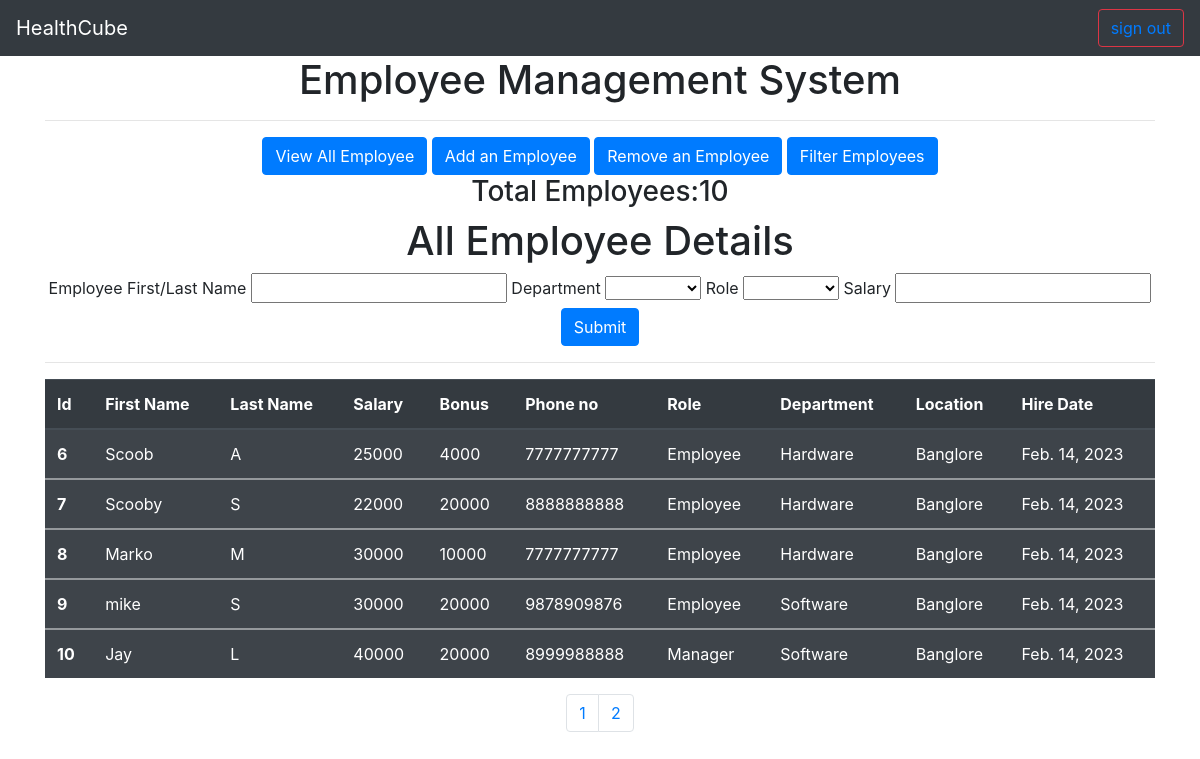
Page /all_emply/2/ on the committed database.
### Home/models.py (models this page shows, shortened)
class Employee(models.Model):
    first_name=models.CharField(max_length=100,null=False)
    last_name=models.CharField(max_length=100)
    dept=models.ForeignKey(Department, on_delete=models.CASCADE)
    salary=models.IntegerField(default=0)
    bonus=models.IntegerField(default=0)
    role=models.ForeignKey(Role, on_delete=models.CASCADE)
    phone=models.IntegerField(default=0)
    hire_date=models.DateField()

class Role(models.Model):
    name=models.CharField(max_length=100, null=False)

class Department(models.Model):
    name=models.CharField(max_length=100,null=False)
    location=models.CharField(max_length=100)

### Home/views.py (the view)
# urls.py: path('all_emply',views.all_emply,name='all_emply'),
def all_emply(request,page_n=1):
    rls=Role.objects.all()
    dpts=Department.objects.all()
    page_n=escape(page_n)
    emps=Employee.objects.all()
    ln=len(emps)
    p = Paginator(emps, 5)
    page_c=p.page(page_n)
    emps=page_c.object_list
    r_n=(int(page_n)-1)*5+1
    r_nos=list(range(r_n,r_n+5))
    my_list=zip(r_nos,emps)
    context={
        "my_list":my_list,
        "ln" : ln,
        "pages":list(range(1,p.num_pages+1)),
        'rls':rls,
        'dpts':dpts
    }
    return render(request,'all_emply.htm',context)

### Home/templates/all_emply.htm (shortened to what this page needs)
<!doctype html>
<html lang="en">
  <head>
    <link rel="stylesheet" href="https://cdn.jsdelivr.net/npm/bootstrap@4.3.1/dist/css/bootstrap.min.css">
  </head>
  <body>
    <nav class="navbar navbar-expand-lg navbar-dark bg-dark">
      <a class="navbar-brand" href="#">HealthCube</a>
      <div class="collapse navbar-collapse" id="navbarSupportedContent">
        <form class="form-inline my-2 my-lg-0">
              <button class="btn btn-outline-danger my-2 my-sm-0" type="submit"><a href="/signout">sign out</a></button>
        </form>
      </div>
    </nav>
    <div class="container">
      <h1 class="text-center">Employee Management System</h1>
      <hr>
      <div class="text-center">
      <a class="btn btn-primary" href="/all_emply" role="button">View All Employee</a>
      <a class="btn btn-primary" href="/add_emply" role="button">Add an Employee</a>
      <a class="btn btn-primary" href="/remove_emply" role="button">Remove an Employee</a>
      <a class="btn btn-primary" href="/filter_emply" role="button">Filter Employees</a>
    </div>
  </div>
  <div class="container">
        <h3 class="text-center">Total Employees:{{ln}}</h3>
        <h1 class="text-center">All Employee Details</Details></h1>
        <form action="/filter_emply" method="post">
          <div class="text-center">
          <label for="name" > Employee First/Last Name</label>
          <input type="text"  id="name" name="name" value="{{name}}">
          <label for="dept" >   Department</label>
          <select name="dept" id="dept">
            <option selected></option>
            {% for dpt in dpts%}
              <option value={{dpt.name}}>{{dpt.name}}</option>
            {% endfor %}
          </select>
          <label for="role" >  Role</label>
          <select name="role" id="role">
            <option selected></option>
            {% for rl in rls%}
              <option value={{rl.name}}>{{rl.name}}</option>
            {% endfor %}
        </select>
        <label for="salary">Salary</label>
        <input type="number" id="salary" name="salary">
          <button type="submit" class="btn btn-primary">Submit</button>
          </div>
        </form>
        <hr>
        <table class="table table-dark table-striped">
            <thead>
              <tr>
                <th scope="col">Id</th>
                <th scope="col">First Name</th>
                <th scope="col">Last Name</th>
                <th scope="col">Salary</th>
                <th scope="col">Bonus</th>
                <th scope="col">Phone no</th>
                <th scope="col">Role</th>
                <th scope="col">Department</th>
                <th scope="col">Location</th>
                <th scope="col">Hire Date</th>
             </tr>
            </thead>
            {% for i,emp in my_list%}
            <tbody>
              <tr>
                <th scope="row">{{i}}</th>
                <td>{{emp.first_name}}</td>
                <td>{{emp.last_name}}</td>
                <td>{{emp.salary}}</td>
                <td>{{emp.bonus}}</td>
                <td>{{emp.phone}}</td>
                <td>{{emp.role.name}}</td>
                <td>{{emp.dept.name}}</td>
                <td>{{emp.dept.location}}</td>
                <td>{{emp.hire_date}}</td>
              </tr>
            </tbody>
            {%endfor%}
          </table>
    </div>
    <nav aria-label="Page navigation example">
      <ul class="pagination justify-content-center">
        {%for i in pages%}
        <li class="page-item"><a class="page-link" href="/all_emply/{{i}}">{{i}}</a></li>
        {%endfor%}
      </ul>
    </nav>
  </body>
</html>

### rows in the picture
Employee: role "6", first_name "Scoob", last_name "A", salary "25000", bonus "4000", phone "7777777777", role.name "Employee", dept.name "Hardware", dept.location "Banglore", hire_date "Feb. 14, 2023"
Employee: i "7", first_name "Scooby", last_name "S", salary "22000", bonus "20000", phone "8888888888", role.name "Employee", dept.name "Hardware", dept.location "Banglore", hire_date "Feb. 14, 2023"
Employee: i "8", first_name "Marko", last_name "M", salary "30000", bonus "10000", phone "7777777777", role.name "Employee", dept.name "Hardware", dept.location "Banglore", hire_date "Feb. 14, 2023"
Employee: i "9", first_name "mike", last_name "S", salary "30000", bonus "20000", phone "9878909876", role.name "Employee", dept.name "Software", dept.location "Banglore", hire_date "Feb. 14, 2023"
Employee: i "10", first_name "Jay", last_name "L", salary "40000", bonus "20000", phone "8999988888", role.name "Manager", dept.name "Software", dept.location "Banglore", hire_date "Feb. 14, 2023"

### other values in the picture
{{ ln }} "10"
{{ i }} "1" "2"
